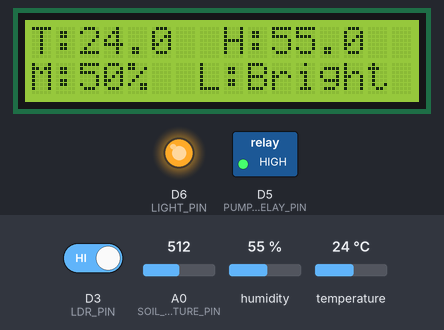
A sketch run on a simulated ESP8266 (NodeMCU). Shown: 16×2 character LCD, switched loads named in the sketch (green lamp = pin HIGH), output pins drawn as LEDs (lit = HIGH). The inputs (shaded band) are chosen by the test bench; at power-on: D3 (LDR_PIN) HIGH, A0 (SOIL_MOISTURE_PIN) = 512, humidity 55 %, temperature 24 °C. WiFi joins after 1.5 s; servers stay silent unless stated.

Above: at 3.0 s.
3.1 s: D3 (LDR_PIN) driven LOW
At 4.3 s:
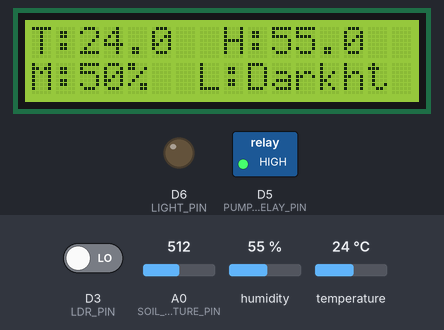
4.8 s: A0 (SOIL_MOISTURE_PIN) set to 489
At 5.5 s:
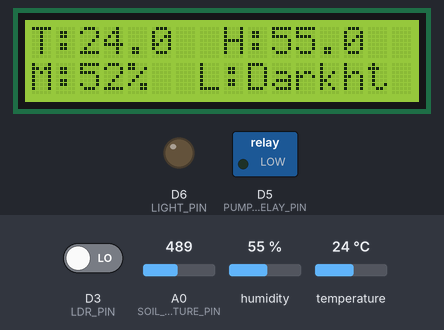
6.3 s: A0 (SOIL_MOISTURE_PIN) set to 7
At 6.7 s:
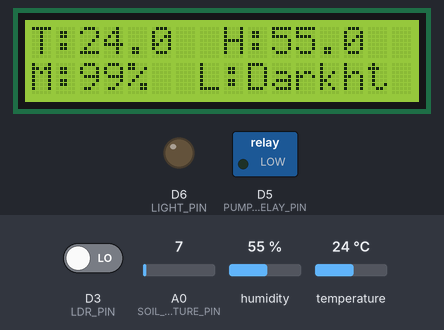
7.8 s: A0 (SOIL_MOISTURE_PIN) set to 4
At 9.1 s:
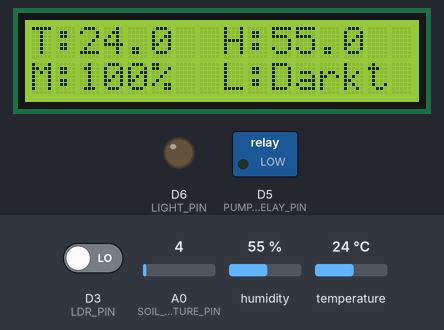
9.4 s: A0 (SOIL_MOISTURE_PIN) set to 122
At 10.6 s:
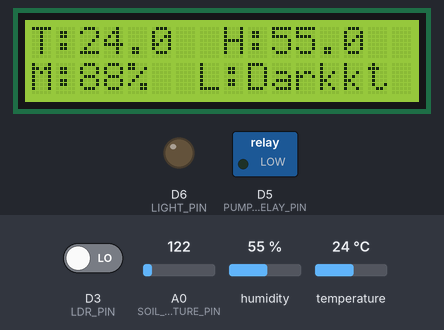
11.4 s: A0 (SOIL_MOISTURE_PIN) set to 1023
At 13.0 s:
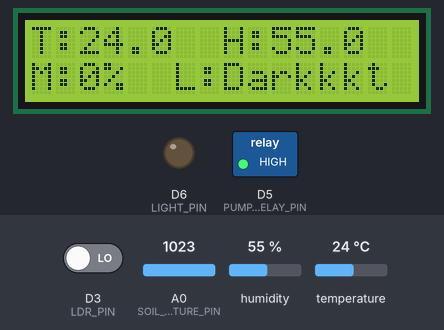
Timing chart, 0 to 14.4 s (numbered marks = the images above; inputs shaded):
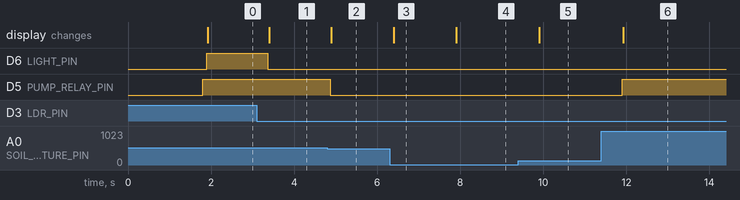

The sketch:

Smart_Greenhouse_Monitoring_System.ino
```cpp
#define BLYNK_TEMPLATE_ID "YOUR_TEMPLATE_ID"
#define BLYNK_TEMPLATE_NAME "YOUR_TEMPLATE_NAME"
#define BLYNK_AUTH_TOKEN "YOUR_AUTH_TOKEN"

#include <ESP8266WiFi.h>
#include <BlynkSimpleEsp8266.h>
#include <DHT.h>
#include <Wire.h>
#include <LiquidCrystal_I2C.h>

#define DHTPIN D4           // GPIO pin for DHT11 sensor
#define DHTTYPE DHT11       // Define sensor type as DHT11

#define SOIL_MOISTURE_PIN A0   // Analog pin for soil moisture sensor
#define LDR_PIN D3             // Digital pin for LDR sensor
#define PUMP_RELAY_PIN D5      // Relay pin for water pump (active LOW)
#define LIGHT_PIN D6           // Relay pin for LED light (active LOW)

DHT dht(DHTPIN, DHTTYPE);
LiquidCrystal_I2C lcd(0x27, 16, 2);  // LCD I2C address and dimensions

char auth[] = BLYNK_AUTH_TOKEN;    // Blynk authentication token
char ssid[] = "YOUR_WIFI_SSID";   // WiFi SSID
char pass[] = "YOUR_WIFI_PASS";   // WiFi Password

bool manualPumpControl = false;
bool manualLightControl = false;

unsigned long previousMillis = 0;
const long interval = 500;

// Blynk function to control the pump manually via Virtual Pin V0
BLYNK_WRITE(V0) {
  manualPumpControl = param.asInt();
  digitalWrite(PUMP_RELAY_PIN, manualPumpControl ? LOW : HIGH);
}

// Blynk function to control the light manually via Virtual Pin V3
BLYNK_WRITE(V3) {
  manualLightControl = param.asInt();
  digitalWrite(LIGHT_PIN, manualLightControl ? HIGH : LOW);
}

void setup() {
  Serial.begin(115200);
  Blynk.begin(auth, ssid, pass);

  dht.begin();

  pinMode(PUMP_RELAY_PIN, OUTPUT);
  pinMode(LIGHT_PIN, OUTPUT);
  pinMode(LDR_PIN, INPUT);

  digitalWrite(PUMP_RELAY_PIN, HIGH);
  digitalWrite(LIGHT_PIN, LOW);

  lcd.init();
  lcd.backlight();
}

// Function to reconnect WiFi and Blynk if disconnected
void reconnectBlynk() {
  if (WiFi.status() != WL_CONNECTED) {
    WiFi.begin(ssid, pass);
    unsigned long startAttemptTime = millis();
    while (WiFi.status() != WL_CONNECTED && millis() - startAttemptTime < 5000) {
      delay(500);
      Serial.print(".");
    }
  }
  if (!Blynk.connected()) {
    Blynk.connect();
  }
}

void loop() {
  unsigned long currentMillis = millis();

  if (currentMillis - previousMillis >= interval) {
    previousMillis = currentMillis;

    float h = dht.readHumidity();
    float t = dht.readTemperature();

    // Validate sensor readings before sending to Blynk
    if (!isnan(h) && !isnan(t)) {
      Blynk.virtualWrite(V1, t);
      Blynk.virtualWrite(V2, h);
    }

    int soilMoistureValue = analogRead(SOIL_MOISTURE_PIN);  // Read soil moisture level
    int soilMoisturePercent = map(soilMoistureValue, 0, 1023, 100, 0); // Convert to percentage
    Blynk.virtualWrite(V4, soilMoisturePercent);

    int ldrState = digitalRead(LDR_PIN);  // Read LDR sensor state (Using digitalRead as the only available analog pin is connected to the soil moisture sensor)

    // Automatic Pump Control if manual mode is OFF
    if (!manualPumpControl) {
      if (soilMoistureValue < 500) {
        digitalWrite(PUMP_RELAY_PIN, LOW);
      } else {
        digitalWrite(PUMP_RELAY_PIN, HIGH);
      }
    }

    // Automatic Light Control if manual mode is OFF
    if (!manualLightControl) {
      if (ldrState == LOW) {  // Assuming LOW means it's dark
        digitalWrite(LIGHT_PIN, LOW);
      } else {
        digitalWrite(LIGHT_PIN, HIGH);
      }
    }

    // Update LCD display with temperature, humidity, soil moisture, and light status
    lcd.setCursor(0, 0);
    lcd.print("T:");
    lcd.print(t, 1);
    lcd.print("  H:");
    lcd.print(h, 1);

    lcd.setCursor(0, 1);
    lcd.print("M:");
    lcd.print(soilMoisturePercent);
    lcd.print("%  L:");
    lcd.print(ldrState ? "Bright" : "Dark");
  }

  // Maintain Blynk connection
  if (Blynk.connected()) {
    Blynk.run();
  } else {
    reconnectBlynk();
  }
}
```

Measured:
- the behaviour switches between 500 and 499 on A0 (SOIL_MOISTURE_PIN) (found by bisection; images 1 and 2)
- the behaviour switches between 6 and 5 on A0 (SOIL_MOISTURE_PIN) (found by bisection; images 3 and 4)
- after the input at 3.1 s, D6 (LIGHT_PIN): HIGH → LOW after 0.27 s; the display: changes after 0.30 s (image 1)
- after the input at 4.8 s, D5 (PUMP_RELAY_PIN): HIGH → LOW after 0.07 s; the display: changes after 0.10 s (image 2)
- after the input at 6.3 s, the display: changes after 0.10 s (image 3)
- after the input at 7.8 s, the display: changes after 0.10 s (image 4)
- after the input at 9.4 s, the display: changes after 0.50 s (image 5)
- after the input at 11.4 s, D5 (PUMP_RELAY_PIN): LOW → HIGH after 0.50 s; the display: changes after 0.53 s (image 6)
